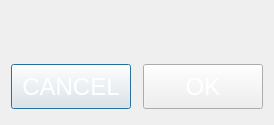
<?xml version="1.0" encoding="UTF-8"?>
<ui version="4.0">
 <class>TextInput</class>
 <widget class="QDialog" name="TextInput">
  <property name="geometry">
   <rect>
    <x>0</x>
    <y>0</y>
    <width>266</width>
    <height>125</height>
   </rect>
  </property>
  <property name="windowTitle">
   <string>Dialog</string>
  </property>
  <property name="styleSheet">
   <string notr="true">QWidget#FlrmapBar { background-color: rgba(255, 255, 255, 0); }

QLabel#label_tip { font: bold &quot;Arial&quot;; font-size:16pt; color: rgba(0,160,233,255); }

QLineEdit{ border-image: url(:/rc/15_Flrmap/edit_num.png); background-color: rgba(255, 255, 255, 0); font: large &quot;Arial&quot;; font-size:22pt; color: rgba(255,255,255,250); border:0px solid rgb(10,10,10);/*border-radius:15px;*/}

QPushButton#btn_ok{ border-image: url(:/0_common/rc/0_common/btnadd.png);  font: bold &quot;Arial&quot;; font-size:18pt; color: rgba(255,255,255,255);}
QPushButton#btn_ok::pressed{ border-image: url(:/0_common/rc/0_common/btnlight2.png); }

QPushButton#btn_cancel{ border-image: url(:/0_common/rc/0_common/btndel.png);  font: bold &quot;Arial&quot;; font-size:18pt; color: rgba(255,255,255,255);}
QPushButton#btn_cancel::pressed{ border-image: url(:/0_common/rc/0_common/btnlight2.png); }</string>
  </property>
  <layout class="QVBoxLayout" name="verticalLayout">
   <property name="spacing">
    <number>12</number>
   </property>
   <property name="bottomMargin">
    <number>4</number>
   </property>
   <item>
    <widget class="LineEdit" name="edit_text">
     <property name="minimumSize">
      <size>
       <width>0</width>
       <height>41</height>
      </size>
     </property>
     <property name="maximumSize">
      <size>
       <width>16777215</width>
       <height>41</height>
      </size>
     </property>
     <property name="inputMask">
      <string/>
     </property>
     <property name="text">
      <string/>
     </property>
     <property name="alignment">
      <set>Qt::AlignCenter</set>
     </property>
    </widget>
   </item>
   <item>
    <layout class="QHBoxLayout" name="horizontalLayout">
     <item>
      <widget class="QPushButton" name="btn_cancel">
       <property name="minimumSize">
        <size>
         <width>120</width>
         <height>45</height>
        </size>
       </property>
       <property name="maximumSize">
        <size>
         <width>120</width>
         <height>45</height>
        </size>
       </property>
       <property name="text">
        <string>CANCEL</string>
       </property>
      </widget>
     </item>
     <item>
      <widget class="QPushButton" name="btn_ok">
       <property name="minimumSize">
        <size>
         <width>120</width>
         <height>45</height>
        </size>
       </property>
       <property name="maximumSize">
        <size>
         <width>120</width>
         <height>45</height>
        </size>
       </property>
       <property name="text">
        <string>OK</string>
       </property>
      </widget>
     </item>
    </layout>
   </item>
   <item>
    <spacer name="verticalSpacer">
     <property name="orientation">
      <enum>Qt::Vertical</enum>
     </property>
     <property name="sizeHint" stdset="0">
      <size>
       <width>20</width>
       <height>40</height>
      </size>
     </property>
    </spacer>
   </item>
  </layout>
 </widget>
 <customwidgets>
  <customwidget>
   <class>LineEdit</class>
   <extends>QLineEdit</extends>
   <header location="global">bstui.h</header>
  </customwidget>
 </customwidgets>
 <resources/>
 <connections/>
</ui>
